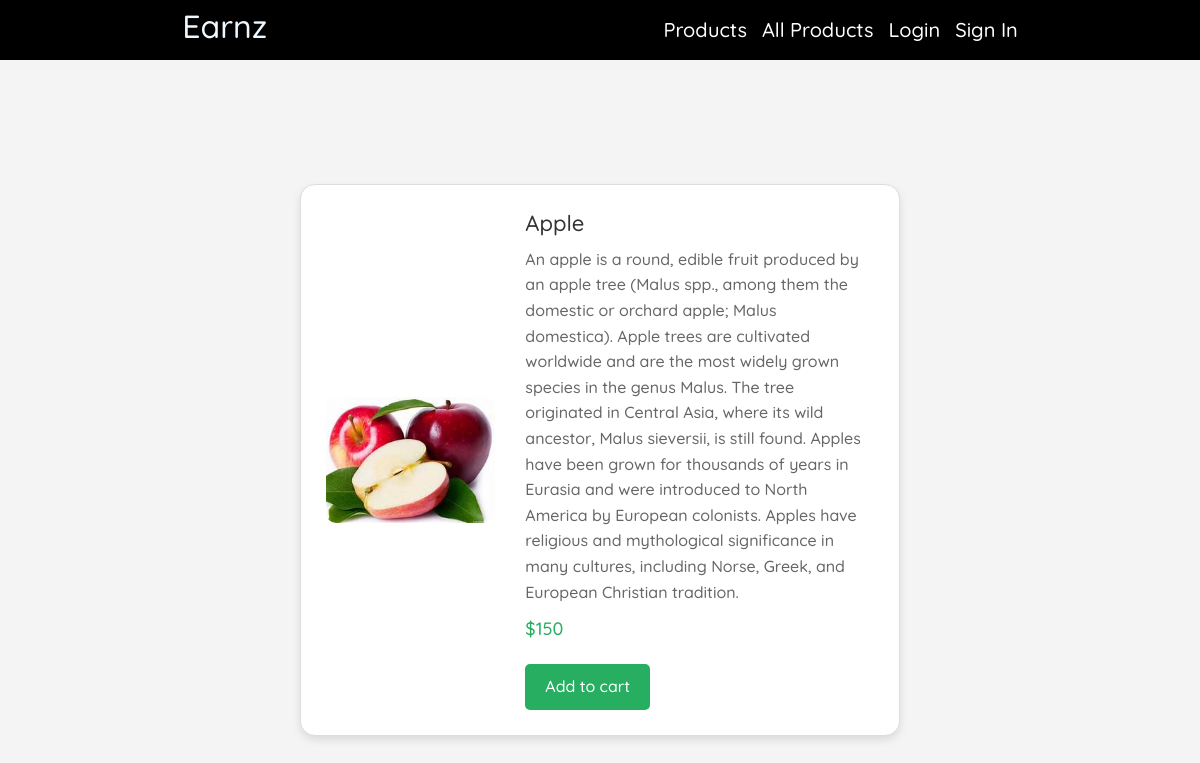
Page /list/4 on the committed database.
### home/models.py (models this page shows, shortened)
class Product(models.Model):
    product_name=models.CharField(max_length=200)
    product_price=models.IntegerField(null=True)
    product_description=models.TextField()
    product_images=models.ImageField(upload_to='images/',null=True)

### home/views.py (the view)
# urls.py: path('list/<pk>',views.Product_list_one,name='Product_list_one'),
def Product_list_one(request,pk):
    product=Product.objects.get(pk=pk)
    return render(request,'product_list.html',{'product':product})

### templates/product_list.html (shortened to what this page needs)
<!DOCTYPE html>
<html lang="en">
    {% extends 'blank_layout.html' %}
    {% block content %}
    <head>
</head>
<body>
    <div class="main">
        <div class="card">
            <div class="img">
                <img src="{{ product.product_images.url }}" alt="{{ product.product_name }}">
            </div>
            <div class="details">
                <h2>{{ product.product_name }}</h2>
                <p>{{ product.product_description }}</p>
                <p class="price">${{ product.product_price }}</p>
                <button>Add to cart</button>
            </div>
        </div>
    </div>
    {% endblock content %}

### templates/navbar.html (style rules this page uses)
* { margin: 0; padding: 0; box-sizing: border-box; font-family: "Quicksand", sans-serif; font-weight: 500; font-style: normal; }
body { font-size: 20px; }
body { background-color: #f4f4f4; color: #333; }

### templates/product_list.html (style rules this page uses)
* { margin: 0; padding: 0; box-sizing: border-box; }
body { font-family: Arial, sans-serif; background-color: #f4f4f4; color: #333; line-height: 1.6; margin-top: 5%; }
.main { display: flex; justify-content: center; align-items: center; min-height: 100vh; padding: 20px; }
.card { display: flex; flex-direction: row; align-items: center; width: 100%; max-width: 600px; border: 1px solid #ddd; border-radius: 15px; box-shadow: 0 4px 8px rgba(0, 0, 0, 0.1); background: #fff; overflow: hidden; margin: 20px; padding: 15px; }
.img { flex: 1; padding: 10px; }
.img img { width: 100%; height: auto; object-fit: cover; border-radius: 10px; }
.details { flex: 2; padding: 10px 20px; text-align: left; }
.details h2 { font-size: 22px; margin-bottom: 10px; color: #333; }
.details p { font-size: 16px; margin-bottom: 10px; color: #666; }
.details .price { font-size: 18px; color: #27ae60; margin-bottom: 20px; }
.details button { padding: 10px 20px; border: none; border-radius: 5px; background-color: #27ae60; color: #fff; font-size: 16px; cursor: pointer; transition: background-color 0.3s ease; }

### rows in the picture
Product: product_images (picture), product_name "Apple", product_description "An apple is a round, edible fruit produced by an apple tree (Malus spp., among them the domestic or orchard apple; Malus domestica). Apple trees are cultivated worldwide and are the most widely grown species in the genus Malus. The tree originated in Central Asia, where its wild ancestor, Malus sieversii, is still found. Apples have been grown for thousands of years in Eurasia and were introduced to North America by European colonists. Apples have religious and mythological significance in many cultures, including Norse, Greek, and European Christian tradition.", product_price "150"
